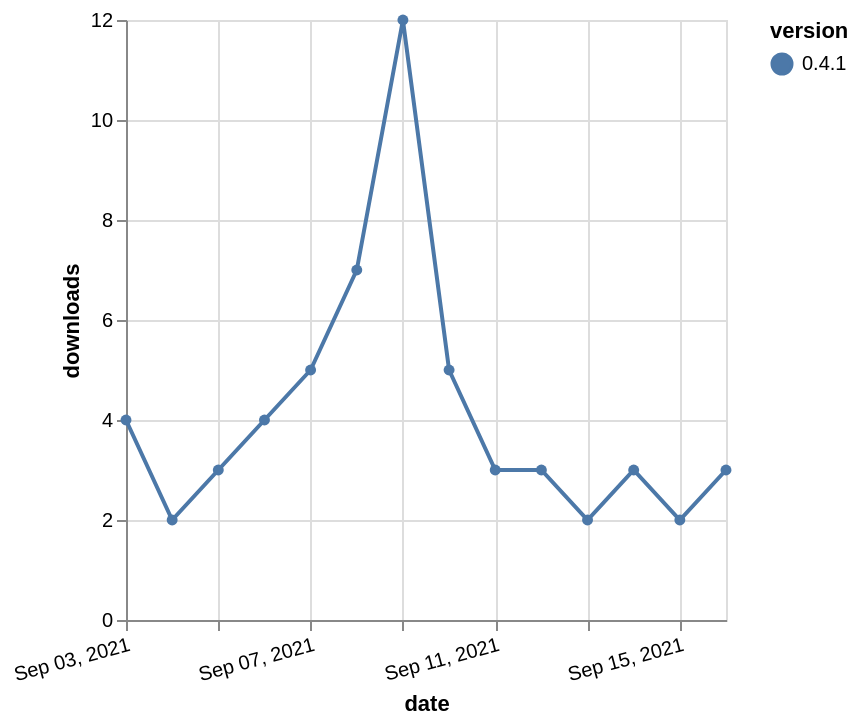

Specify this chart in Vega-Lite:
### Vega-Lite specification from a JSON file in a GitHub repository (floating-point values rounded to 4 significant figures)
{"$schema": "https://vega.github.io/schema/vega-lite/v5.json", "description": "A simple bar chart with embedded data.", "data": {"values": [{"date": "2021-09-03", "total": 27002, "delta": 4, "version": "0.4.1"}, {"date": "2021-09-04", "total": 27004, "delta": 2, "version": "0.4.1"}, {"date": "2021-09-05", "total": 27007, "delta": 3, "version": "0.4.1"}, {"date": "2021-09-06", "total": 27011, "delta": 4, "version": "0.4.1"}, {"date": "2021-09-07", "total": 27016, "delta": 5, "version": "0.4.1"}, {"date": "2021-09-08", "total": 27023, "delta": 7, "version": "0.4.1"}, {"date": "2021-09-09", "total": 27035, "delta": 12, "version": "0.4.1"}, {"date": "2021-09-10", "total": 27040, "delta": 5, "version": "0.4.1"}, {"date": "2021-09-11", "total": 27043, "delta": 3, "version": "0.4.1"}, {"date": "2021-09-12", "total": 27046, "delta": 3, "version": "0.4.1"}, {"date": "2021-09-13", "total": 27048, "delta": 2, "version": "0.4.1"}, {"date": "2021-09-14", "total": 27051, "delta": 3, "version": "0.4.1"}, {"date": "2021-09-15", "total": 27053, "delta": 2, "version": "0.4.1"}, {"date": "2021-09-16", "total": 27056, "delta": 3, "version": "0.4.1"}]}, "width": "container", "mark": {"type": "line", "point": {"filled": true}}, "encoding": {"x": {"field": "date", "type": "temporal", "timeUnit": "yearmonthdate", "title": "date", "axis": {"labelAngle": -15}}, "y": {"field": "delta", "type": "quantitative", "title": "downloads"}, "color": {"field": "version", "type": "nominal"}, "tooltip": {"field": "delta"}}}
